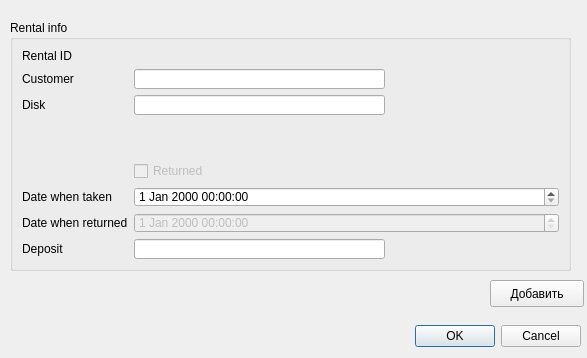
<?xml version="1.0" encoding="UTF-8"?>
<ui version="4.0">
 <class>Dialog</class>
 <widget class="QDialog" name="Dialog">
  <property name="geometry">
   <rect>
    <x>0</x>
    <y>0</y>
    <width>587</width>
    <height>358</height>
   </rect>
  </property>
  <property name="windowTitle">
   <string>Dialog</string>
  </property>
  <widget class="QDialogButtonBox" name="buttonBox">
   <property name="geometry">
    <rect>
     <x>180</x>
     <y>320</y>
     <width>401</width>
     <height>32</height>
    </rect>
   </property>
   <property name="orientation">
    <enum>Qt::Horizontal</enum>
   </property>
   <property name="standardButtons">
    <set>QDialogButtonBox::Cancel|QDialogButtonBox::Ok</set>
   </property>
  </widget>
  <widget class="QPushButton" name="pb_add_rental">
   <property name="geometry">
    <rect>
     <x>490</x>
     <y>280</y>
     <width>94</width>
     <height>27</height>
    </rect>
   </property>
   <property name="text">
    <string>Добавить</string>
   </property>
  </widget>
  <widget class="QGroupBox" name="groupBox">
   <property name="geometry">
    <rect>
     <x>10</x>
     <y>20</y>
     <width>561</width>
     <height>251</height>
    </rect>
   </property>
   <property name="minimumSize">
    <size>
     <width>449</width>
     <height>0</height>
    </size>
   </property>
   <property name="title">
    <string>Rental info</string>
   </property>
   <layout class="QFormLayout" name="formLayout">
    <property name="fieldGrowthPolicy">
     <enum>QFormLayout::AllNonFixedFieldsGrow</enum>
    </property>
    <item row="0" column="0">
     <widget class="QLabel" name="label_6">
      <property name="text">
       <string>Rental ID</string>
      </property>
     </widget>
    </item>
    <item row="0" column="1">
     <widget class="QLabel" name="rental_id">
      <property name="text">
       <string/>
      </property>
     </widget>
    </item>
    <item row="1" column="0">
     <widget class="QLabel" name="label">
      <property name="text">
       <string>Customer</string>
      </property>
     </widget>
    </item>
    <item row="1" column="1">
     <widget class="QLineEdit" name="le_customer">
      <property name="minimumSize">
       <size>
        <width>251</width>
        <height>0</height>
       </size>
      </property>
      <property name="maximumSize">
       <size>
        <width>251</width>
        <height>16777215</height>
       </size>
      </property>
     </widget>
    </item>
    <item row="2" column="0">
     <widget class="QLabel" name="label_2">
      <property name="text">
       <string>Disk</string>
      </property>
     </widget>
    </item>
    <item row="2" column="1">
     <widget class="QLineEdit" name="le_disk">
      <property name="minimumSize">
       <size>
        <width>251</width>
        <height>0</height>
       </size>
      </property>
      <property name="maximumSize">
       <size>
        <width>251</width>
        <height>16777215</height>
       </size>
      </property>
     </widget>
    </item>
    <item row="3" column="1">
     <widget class="QLabel" name="customer_name">
      <property name="text">
       <string/>
      </property>
     </widget>
    </item>
    <item row="4" column="1">
     <widget class="QLabel" name="disk_title">
      <property name="text">
       <string/>
      </property>
     </widget>
    </item>
    <item row="6" column="0">
     <widget class="QLabel" name="label_26">
      <property name="text">
       <string>Date when taken</string>
      </property>
     </widget>
    </item>
    <item row="6" column="1">
     <widget class="QDateTimeEdit" name="dte_time_taken"/>
    </item>
    <item row="7" column="0">
     <widget class="QLabel" name="label_27">
      <property name="text">
       <string>Date when returned</string>
      </property>
     </widget>
    </item>
    <item row="7" column="1">
     <widget class="QDateTimeEdit" name="dte_time_returned">
      <property name="enabled">
       <bool>false</bool>
      </property>
     </widget>
    </item>
    <item row="8" column="0">
     <widget class="QLabel" name="label_3">
      <property name="text">
       <string>Deposit</string>
      </property>
     </widget>
    </item>
    <item row="8" column="1">
     <widget class="QLineEdit" name="le_deposit">
      <property name="minimumSize">
       <size>
        <width>251</width>
        <height>0</height>
       </size>
      </property>
      <property name="maximumSize">
       <size>
        <width>251</width>
        <height>16777215</height>
       </size>
      </property>
     </widget>
    </item>
    <item row="5" column="1">
     <widget class="QCheckBox" name="cb_returned">
      <property name="enabled">
       <bool>false</bool>
      </property>
      <property name="text">
       <string>Returned</string>
      </property>
     </widget>
    </item>
   </layout>
  </widget>
 </widget>
 <resources/>
 <connections>
  <connection>
   <sender>buttonBox</sender>
   <signal>accepted()</signal>
   <receiver>Dialog</receiver>
   <slot>accept()</slot>
   <hints>
    <hint type="sourcelabel">
     <x>248</x>
     <y>254</y>
    </hint>
    <hint type="destinationlabel">
     <x>157</x>
     <y>274</y>
    </hint>
   </hints>
  </connection>
  <connection>
   <sender>buttonBox</sender>
   <signal>rejected()</signal>
   <receiver>Dialog</receiver>
   <slot>reject()</slot>
   <hints>
    <hint type="sourcelabel">
     <x>316</x>
     <y>260</y>
    </hint>
    <hint type="destinationlabel">
     <x>286</x>
     <y>274</y>
    </hint>
   </hints>
  </connection>
 </connections>
</ui>
